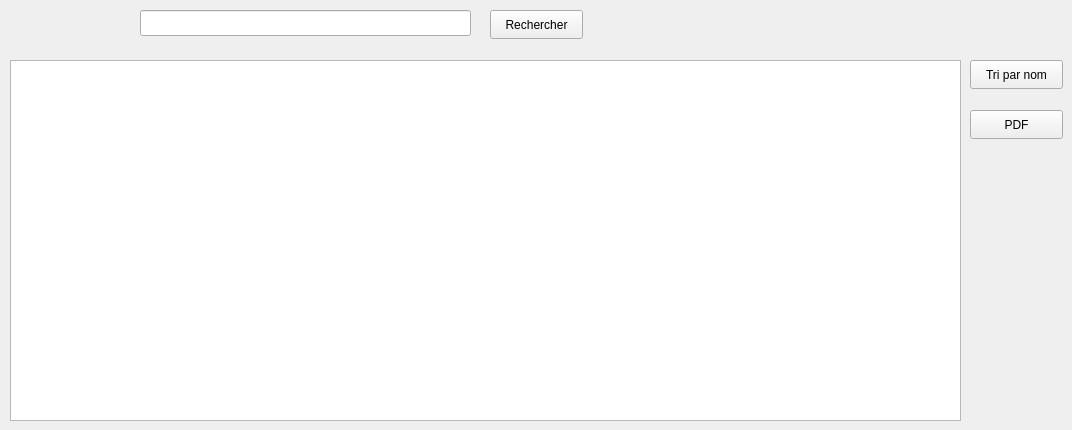
    <widget class="QWidget" name="tab_2">
     <attribute name="title">
      <string>Afficher</string>
     </attribute>
     <widget class="QTableView" name="tab_client">
      <property name="geometry">
       <rect>
        <x>10</x>
        <y>60</y>
        <width>951</width>
        <height>361</height>
       </rect>
      </property>
     </widget>
     <widget class="QPushButton" name="tri">
      <property name="geometry">
       <rect>
        <x>970</x>
        <y>60</y>
        <width>93</width>
        <height>29</height>
       </rect>
      </property>
      <property name="toolTip">
       <string>&lt;html&gt;&lt;head/&gt;&lt;body&gt;&lt;p&gt;&lt;span style=&quot; font-size:14pt;&quot;&gt;Tri par CIN&lt;/span&gt;&lt;/p&gt;&lt;/body&gt;&lt;/html&gt;</string>
      </property>
      <property name="text">
       <string>Tri par nom</string>
      </property>
     </widget>
     <widget class="QLineEdit" name="la_recherche">
      <property name="geometry">
       <rect>
        <x>140</x>
        <y>10</y>
        <width>331</width>
        <height>26</height>
       </rect>
      </property>
     </widget>
     <widget class="QPushButton" name="rechercher">
      <property name="geometry">
       <rect>
        <x>490</x>
        <y>10</y>
        <width>93</width>
        <height>29</height>
       </rect>
      </property>
      <property name="styleSheet">
       <string notr="true">QToolTip
{
     border: 1px white ;
     background-color: #601700;
     padding: 1px;
     border-radius: 3px;
     opacity: 100;
}</string>
      </property>
      <property name="text">
       <string>Rechercher</string>
      </property>
     </widget>
     <widget class="QPushButton" name="pdf">
      <property name="geometry">
       <rect>
        <x>970</x>
        <y>110</y>
        <width>93</width>
        <height>29</height>
       </rect>
      </property>
      <property name="styleSheet">
       <string notr="true">QToolTip
{
     border: 1px white ;
     background-color: #601700;
     padding: 1px;
     border-radius: 3px;
     opacity: 100;
}</string>
      </property>
      <property name="text">
       <string>PDF</string>
      </property>
     </widget>
    </widget>
